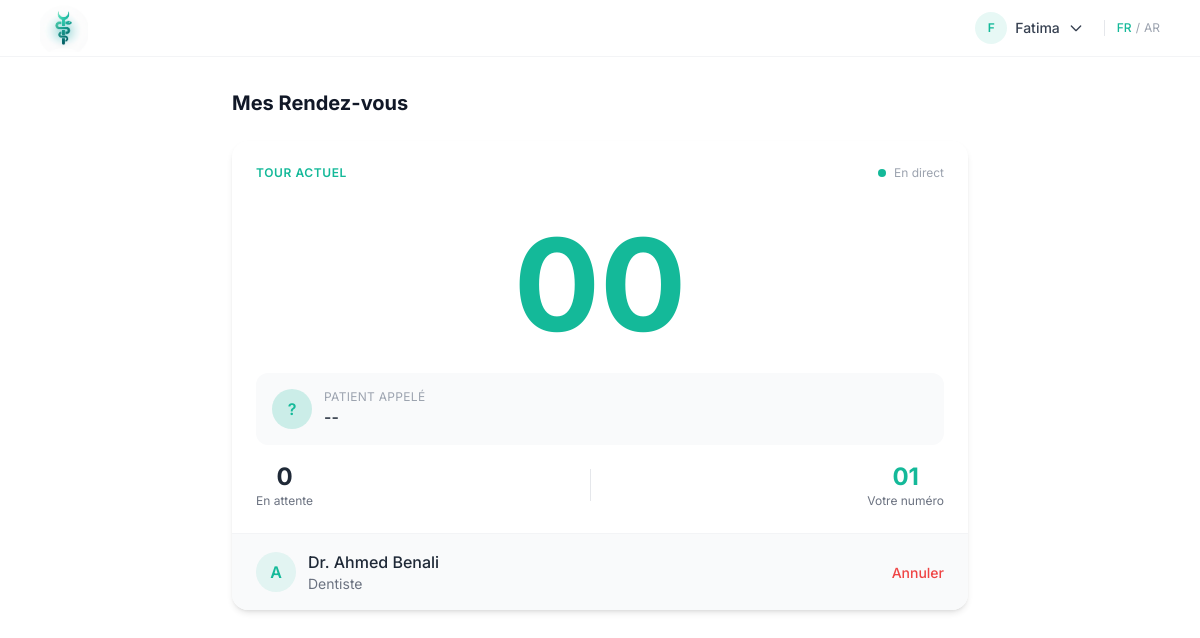
Page /my-appointments (signed in) on the committed database.
### models.py (models this page shows, shortened)
class User(UserMixin, db.Model):
    __tablename__ = 'users'
    id = db.Column(db.Integer, primary_key=True)
    email = db.Column(db.String(120), unique=True, nullable=False)
    password_hash = db.Column(db.String(256), nullable=False)
    role = db.Column(db.String(20), nullable=False)
    name = db.Column(db.String(100), nullable=False)
    phone = db.Column(db.String(20))
    birth_date = db.Column(db.Date, nullable=True)
    gender = db.Column(db.String(20), nullable=True)
    address = db.Column(db.String(255), nullable=True)
    city = db.Column(db.String(100), nullable=True)
    created_at = db.Column(db.DateTime, default=datetime.utcnow)
    no_show_count = db.Column(db.Integer, default=0)
    is_blocked = db.Column(db.Boolean, default=False)
    doctor_profile = db.relationship('DoctorProfile', backref='user', uselist=False, cascade='all, delete-orphan')

class Appointment(db.Model):
    __tablename__ = 'appointments'
    __table_args__ = (
        db.Index('ix_unique_scheduled_slot', 'doctor_id', 'appointment_date', 'appointment_time',
                 unique=True, postgresql_where=db.text("status = 'confirmed' AND appointment_time IS NOT NULL")),
    )
    id = db.Column(db.Integer, primary_key=True)
    patient_id = db.Column(db.Integer, db.ForeignKey('users.id'), nullable=False)
    doctor_id = db.Column(db.Integer, db.ForeignKey('doctor_profiles.id'), nullable=False)
    status = db.Column(db.String(20), default='confirmed')
    queue_number = db.Column(db.Integer, nullable=True)
    is_urgent = db.Column(db.Boolean, default=False)
    created_at = db.Column(db.DateTime, default=datetime.utcnow)
    appointment_date = db.Column(db.Date, default=date.today)
    appointment_time = db.Column(db.Time, nullable=True)
    booking_type = db.Column(db.String(20), default='scheduled')
    consultation_reason = db.Column(db.String(100))
    patient = db.relationship('User', foreign_keys=[patient_id], backref='patient_appointments')
    consultation_type_id = db.Column(db.Integer, db.ForeignKey('consultation_types.id'), nullable=True)
    consultation_type = db.relationship('ConsultationType', backref='appointments')
    emergency_type_id = db.Column(db.Integer, db.ForeignKey('emergency_types.id'), nullable=True)
    emergency_type = db.relationship('EmergencyType', backref='appointments')
    relative_id = db.Column(db.Integer, db.ForeignKey('relatives.id'), nullable=True)
    relative = db.relationship('Relative', backref='appointments')
    doctor_notes = db.Column(db.Text)

class DoctorProfile(db.Model):
    __tablename__ = 'doctor_profiles'
    id = db.Column(db.Integer, primary_key=True)
    user_id = db.Column(db.Integer, db.ForeignKey('users.id'), nullable=False)
    specialty = db.Column(db.String(100), nullable=False)
    city = db.Column(db.String(100), nullable=False)
    address = db.Column(db.String(255))
    bio = db.Column(db.Text)
    profile_picture = db.Column(db.String(500), nullable=True)
    languages = db.Column(db.String(255), nullable=True)
    payment_methods = db.Column(db.String(255), nullable=True)
    expertises = db.Column(db.String(500), nullable=True)
    diplomas = db.Column(db.Text, nullable=True)
    waiting_room_count = db.Column(db.Integer, default=0)
    appointment_mode = db.Column(db.Enum(AppointmentMode), default=AppointmentMode.TICKET_QUEUE)
    kyc_status = db.Column(db.Enum(KYCStatus), default=KYCStatus.PENDING)
    documents_encrypted_path = db.Column(db.String(500), nullable=True)
    appointments = db.relationship('Appointment', backref='doctor_profile', foreign_keys='Appointment.doctor_id', lazy='dynamic')

### routes.py (the view)
@main_bp.route('/my-appointments')
@login_required
def my_appointments():
    if current_user.role != 'patient':
        return redirect(url_for('main.doctor_dashboard'))
    appointments = Appointment.query.filter_by(
        patient_id=current_user.id
    ).order_by(Appointment.created_at.desc()).all()
    return render_template('my_appointments.html',
                           appointments=appointments,
                           today=date.today(),
                           t=get_t(),
                           lang=session.get('lang', 'fr'))

### routes.py (called while the page is built)
def get_t():
    lang = session.get('lang', 'fr')
    return TRANSLATIONS.get(lang, TRANSLATIONS['fr'])

### templates/my_appointments.html (shortened to what this page needs)
{% extends 'base.html' %}
{% block content %}
<div class="max-w-3xl mx-auto px-4 py-8">
    <h1 class="text-xl font-bold text-gray-900 mb-6">{{ t.my_appointments }}</h1>
    {% if appointments %}
        {% for appt in appointments %}
            {% if appt.status in ['confirmed', 'waiting'] and appt.appointment_date >= today %}
                {% if appt.queue_number is not none and appt.appointment_date == today %}
                <div class="bg-white rounded-2xl shadow-md overflow-hidden mb-4" data-doctor-id="{{ appt.doctor_id }}" data-my-number="{{ appt.queue_number }}">
                    <div class="p-6">
                        <div class="flex justify-between items-center mb-4">
                            <p class="text-xs font-semibold text-[#14b999] uppercase tracking-wider">
                                {% if appt.status == 'waiting' %}VOUS ÊTES ENREGISTRÉ{% else %}TOUR ACTUEL{% endif %}
                            </p>
                            <div class="flex items-center gap-2 text-xs text-gray-400">
                                <span class="w-2 h-2 bg-[#14b999] rounded-full pulse-dot"></span>
                                En direct
                            </div>
                        </div>
                        <div class="text-center py-6">
                            <p class="text-8xl md:text-9xl font-bold text-[#14b999]" id="current-serving-{{ appt.doctor_id }}">
                                {{ '%02d' % appt.doctor_profile.waiting_room_count }}
                            </p>
                        </div>
                        <div class="bg-gray-50 rounded-xl p-4 mb-4">
                            <div class="flex items-center gap-3">
                                <div class="w-10 h-10 bg-[#14b999]/20 rounded-full flex items-center justify-center text-[#14b999] font-semibold" id="patient-initial-{{ appt.doctor_id }}">
                                    ?
                                </div>
                                <div>
                                    <p class="text-xs text-gray-400 uppercase tracking-wide">PATIENT APPELÉ</p>
                                    <p class="font-medium text-gray-800" id="current-patient-{{ appt.doctor_id }}">--</p>
                                </div>
                            </div>
                        </div>
                        <div class="flex items-center justify-between text-center">
                            <div>
                                <p class="text-2xl font-bold text-gray-800" id="waiting-count-{{ appt.doctor_id }}">
                                    {{ appt.queue_number - appt.doctor_profile.waiting_room_count - 1 if appt.queue_number > appt.doctor_profile.waiting_room_count else 0 }}
                                </p>
                                <p class="text-xs text-gray-500">En attente</p>
                            </div>
                            <div>
                                <p class="text-2xl font-bold text-[#14b999]">{{ '%02d' % appt.queue_number }}</p>
                                <p class="text-xs text-gray-500">Votre numéro</p>
                            </div>
                        </div>
                    </div>
                    <div class="bg-gray-50 px-6 py-4 border-t border-gray-100 flex items-center justify-between">
                        <div class="flex items-center gap-3">
                            <div class="w-10 h-10 bg-[#14b999]/10 rounded-full flex items-center justify-center text-[#14b999] font-semibold">
                                {{ appt.doctor_profile.user.name[0] }}
                            </div>
                            <div>
                                <p class="font-medium text-gray-800">Dr. {{ appt.doctor_profile.user.name }}</p>
                                <p class="text-sm text-gray-500">{{ appt.doctor_profile.specialty }}</p>
                            </div>
                        </div>
                        <form method="POST" action="{{ url_for('main.cancel_appointment', appointment_id=appt.id) }}">
                            <button type="submit" class="text-red-500 hover:text-red-600 text-sm font-medium">{{ t.cancel }}</button>
                        </form>
                    </div>
                </div>
                {% endif %}
            {% endif %}
        {% endfor %}
    {% endif %}
</div>
{% endblock %}

### templates/base.html (shortened to what this page needs)
<!DOCTYPE html>
<html lang="{{ lang }}" {% if lang == 'ar' %}dir="rtl"{% endif %}>
<head>
    <script src="https://cdn.tailwindcss.com"></script>
    <link rel="stylesheet" href="{{ url_for('static', filename='css/style.css') }}">
</head>
<body class="bg-white min-h-screen flex flex-col" x-data="{ offline: !navigator.onLine }" @offline.window="offline = true" @online.window="offline = false">
    <nav class="bg-white border-b border-gray-100 sticky top-0 z-50">
        <div class="max-w-6xl mx-auto px-4">
            <div class="flex justify-between items-center h-14">
                <a href="{{ url_for('main.home') }}" class="flex items-center">
                    <img src="{{ url_for('static', filename='img/logo_final.png') }}" alt="TBIB" class="h-12 w-auto">
                </a>
                <div class="flex items-center gap-3">
                    {% if current_user.is_authenticated %}
                        {% if current_user.role == 'patient' %}
                            <div class="relative" x-data="{ open: false }">
                                <button @click="open = !open" class="flex items-center gap-2 text-sm font-medium text-gray-700 hover:text-[#14b999] transition">
                                    <div class="w-8 h-8 bg-[#14b999]/10 rounded-full flex items-center justify-center text-[#14b999] font-semibold text-xs">
                                        {{ current_user.name[0] }}
                                    </div>
                                    <span class="hidden md:inline">{{ current_user.name.split()[0] }}</span>
                                    <svg class="w-4 h-4" fill="none" stroke="currentColor" viewBox="0 0 24 24">
                                        <path stroke-linecap="round" stroke-linejoin="round" stroke-width="2" d="M19 9l-7 7-7-7"/>
                                    </svg>
                                </button>
                            </div>
                        {% else %}
                            <a href="{{ url_for('main.doctor_dashboard') }}" class="text-sm font-medium text-gray-700 hover:text-[#14b999] transition">{{ t.dashboard }}</a>
                            <a href="{{ url_for('main.logout') }}" class="text-sm text-gray-500 hover:text-gray-700 transition">{{ t.logout }}</a>
                        {% endif %}
                    {% else %}
                        <a href="{{ url_for('main.login') }}" class="text-sm text-gray-600 hover:text-gray-800 transition">{{ t.login }}</a>
                        <a href="{{ url_for('main.register') }}" class="text-sm bg-[#14b999] text-white px-4 py-2 rounded-lg hover:bg-[#0d9479] transition font-medium">{{ t.register }}</a>
                    {% endif %}
                    <div class="flex gap-1 text-xs text-gray-400 border-l border-gray-200 pl-3 ml-2">
                        <a href="{{ url_for('main.set_language', lang='fr') }}" class="{% if lang == 'fr' %}text-[#14b999] font-medium{% endif %}">FR</a>
                        <span>/</span>
                        <a href="{{ url_for('main.set_language', lang='ar') }}" class="{% if lang == 'ar' %}text-[#14b999] font-medium{% endif %}">AR</a>
                    </div>
                </div>
            </div>
        </div>
    </nav>
    <main class="flex-grow">
        <div class="fade-in-up h-full">
            {% block content %}{% endblock %}
        </div>
    </main>
</body>
</html>

### static/css/style.css (style rules this page uses)
.fade-in-up { animation: fadeInUp 0.5s ease-out forwards; }

### rows in the picture
User: name "F", name "Fatima"
Appointment: status "TOUR ACTUEL", queue_number.waiting_room_count "0", queue_number "01", doctor_profile.user "A", doctor_profile.user.name "Ahmed Benali", doctor_profile.specialty "Dentiste", cancel "Annuler"
DoctorProfile: doctor_profile.waiting_room_count "00"

### other values in the picture
{{ t.my_appointments }} "Mes Rendez-vous"
